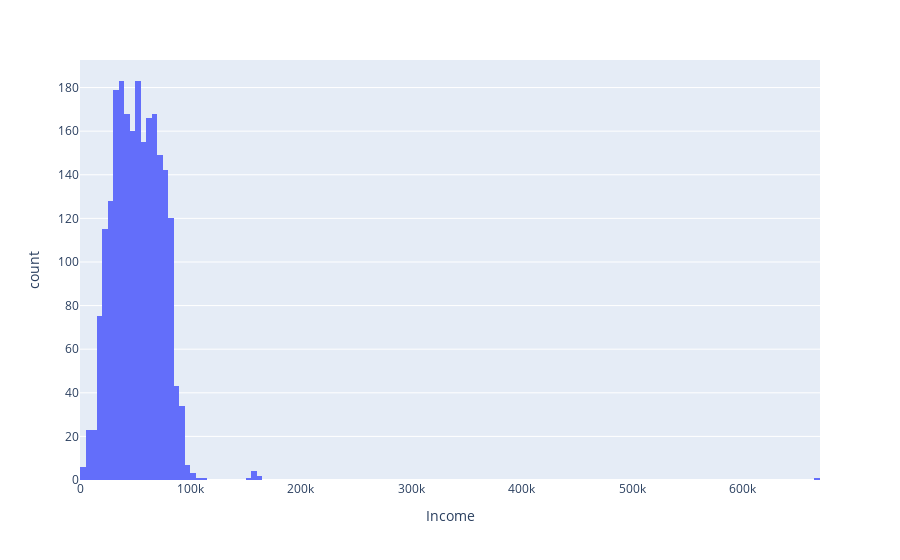

The notebook cell this image was saved under:
### Markdown cell above
#### Income

### Code cell
fig = px.histogram(data_frame=data, x=data["Income"])
fig.show()

### Figure 1 — Plotly figure (JSON) as saved in the notebook; plotly's stock layout.template omitted (floating-point values rounded to 4 significant figures; data arrays with more than 128 entries replaced by an {"elided": "..."} marker saying what was removed)
{"data": [{"alignmentgroup": "True", "bingroup": "x", "hovertemplate": "Income=%{x}<br>count=%{y}<extra></extra>", "legendgroup": "", "marker": {"color": "#636efa", "pattern": {"shape": ""}}, "name": "", "offsetgroup": "", "orientation": "v", "showlegend": false, "type": "histogram", "x": {"elided": "2240 float values"}, "xaxis": "x", "yaxis": "y"}], "layout": {"barmode": "relative", "legend": {"tracegroupgap": 0}, "margin": {"t": 60}, "xaxis": {"anchor": "y", "domain": [0, 1], "title": {"text": "Income"}}, "yaxis": {"anchor": "x", "domain": [0, 1], "title": {"text": "count"}}}}
